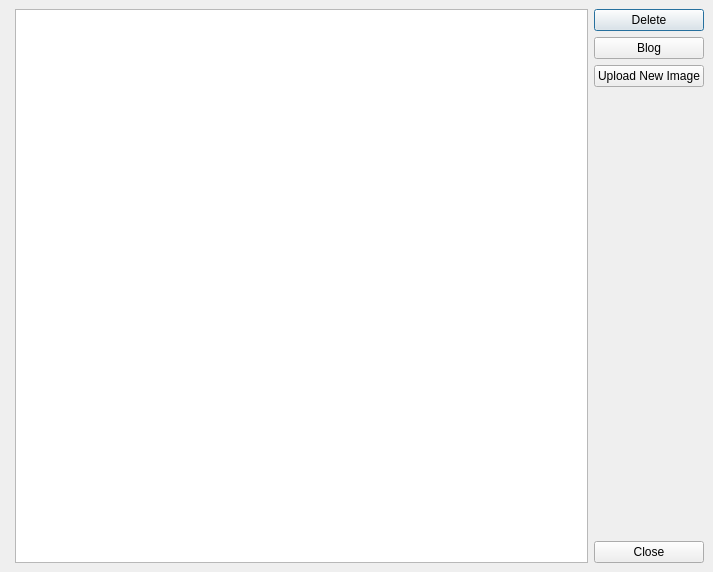
<ui version="4.0" >
 <class>Dialog</class>
 <widget class="QDialog" name="Dialog" >
  <property name="geometry" >
   <rect>
    <x>0</x>
    <y>0</y>
    <width>713</width>
    <height>572</height>
   </rect>
  </property>
  <property name="windowTitle" >
   <string>Dialog</string>
  </property>
  <layout class="QHBoxLayout" >
   <property name="margin" >
    <number>9</number>
   </property>
   <property name="spacing" >
    <number>6</number>
   </property>
   <item>
    <widget class="QWidget" native="1" name="layoutWidget" />
   </item>
   <item>
    <widget class="QGraphicsView" name="view" />
   </item>
   <item>
    <layout class="QVBoxLayout" >
     <property name="margin" >
      <number>0</number>
     </property>
     <property name="spacing" >
      <number>6</number>
     </property>
     <item>
      <widget class="QPushButton" name="deleteBtn" >
       <property name="text" >
        <string>Delete</string>
       </property>
      </widget>
     </item>
     <item>
      <widget class="QPushButton" name="BlogBtn" >
       <property name="text" >
        <string>Blog</string>
       </property>
      </widget>
     </item>
     <item>
      <widget class="QPushButton" name="uploadBtn" >
       <property name="text" >
        <string>Upload New Image</string>
       </property>
      </widget>
     </item>
     <item>
      <spacer>
       <property name="orientation" >
        <enum>Qt::Vertical</enum>
       </property>
       <property name="sizeHint" >
        <size>
         <width>20</width>
         <height>331</height>
        </size>
       </property>
      </spacer>
     </item>
     <item>
      <widget class="QPushButton" name="closeBtn" >
       <property name="text" >
        <string>Close</string>
       </property>
      </widget>
     </item>
    </layout>
   </item>
  </layout>
 </widget>
 <resources/>
 <connections/>
</ui>
